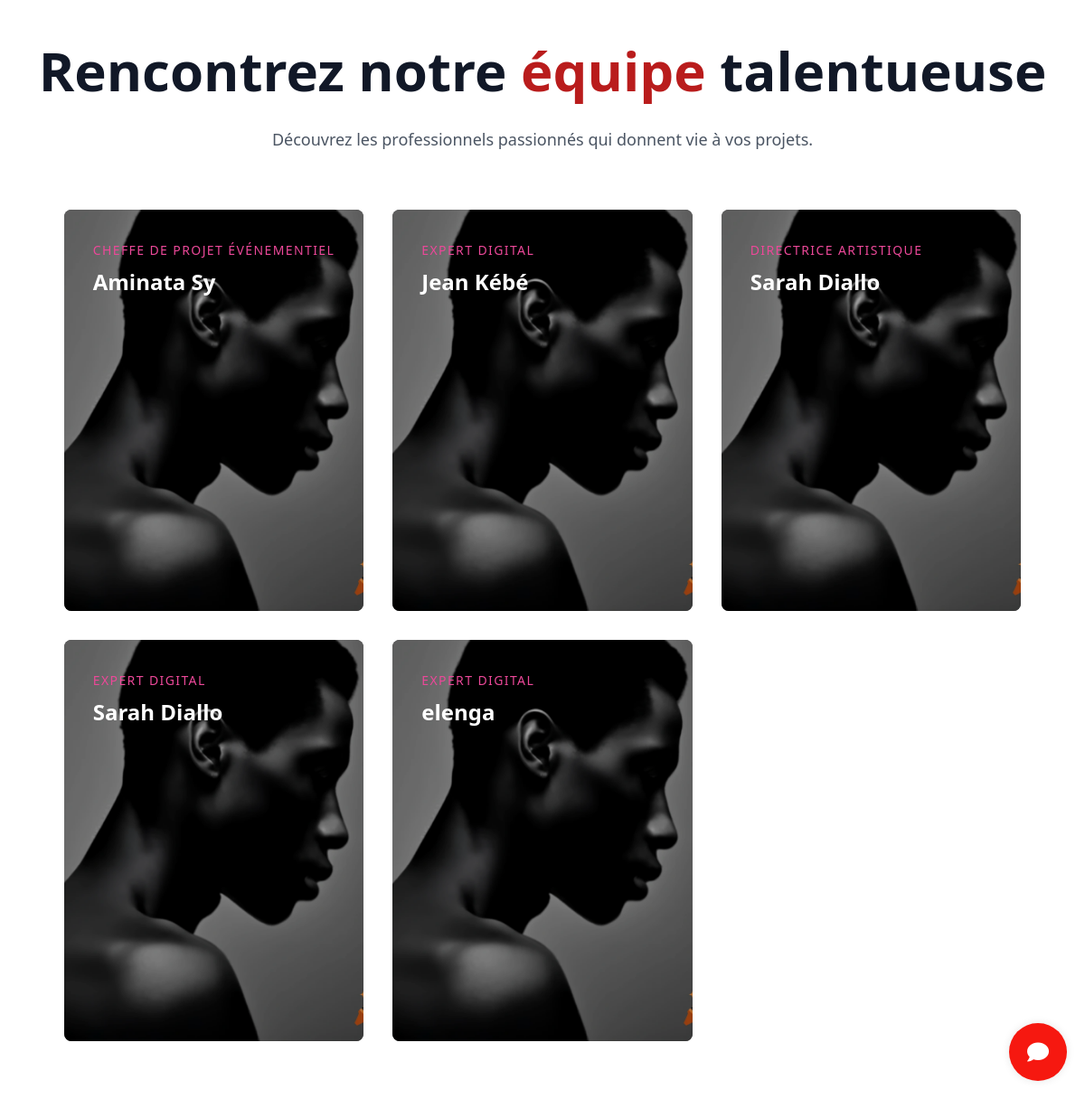
Page /equipe/ on the committed database.
### core/models.py (models this page shows, shortened)
class TeamMember(models.Model):
    nom = models.CharField(max_length=100)
    poste = models.CharField(max_length=100)
    photo = models.ImageField(upload_to='equipe/')
    bio = models.TextField()
    competences = models.CharField(max_length=255, blank=True)
    lien_linkedin = models.URLField(blank=True)
    lien_twitter = models.URLField(blank=True)

### core/views.py (the view)
# urls.py: path('equipe/', equipe_list_view, name='equipe'),
def equipe_list_view(request):
    team_members = TeamMember.objects.all().order_by('nom')
    return render(request, 'libis/equipe.html', {'team_members': team_members})

### core/templates/libis/equipe.html (shortened to what this page needs)
{% extends "base.html" %}
{% load static %}
{% block content %}
<div class="flex flex-col items-center justify-center py-12">
    <h1 class="mb-8 text-4xl font-extrabold text-center text-gray-900 sm:text-5xl lg:text-6xl">
        Rencontrez notre <span class="text-red-700">équipe</span> talentueuse
    </h1>
    <p class="max-w-2xl px-4 mb-12 text-lg text-center text-gray-600">
        Découvrez les professionnels passionnés qui donnent vie à vos projets.
    </p>
    <div class="grid grid-cols-1 gap-8 p-4 sm:grid-cols-2 lg:grid-cols-3">
        {% for member in team_members %}
        <div class="group relative block overflow-hidden rounded-lg bg-black transition-all duration-300 hover:shadow-xl">
            {% if member.photo %}
            <img
                src="{{ member.photo.url }}"
                alt="{{ member.nom }}"
                class="absolute inset-0 h-full w-full object-cover opacity-75 transition-opacity group-hover:opacity-50"
                loading="lazy"
            >
            {% else %}
            <div class="absolute inset-0 bg-gray-700 opacity-75"></div>
            {% endif %}
            <div class="relative p-6 sm:p-8">
                <span class="text-sm font-medium tracking-widest text-pink-500 uppercase">
                    {{ member.poste }}
                </span>
                <h3 class="mt-2 text-xl font-bold text-white sm:text-2xl">
                    {{ member.nom }}
                </h3>
                <div class="mt-32 transition-all duration-500 sm:mt-48 lg:mt-64">
                </div>
            </div>
        </div>
        {% empty %}
        <div class="col-span-full py-12 text-center">
            <p class="text-gray-500">Aucun membre d'équipe à afficher pour le moment.</p>
        </div>
        {% endfor %}
    </div>
</div>
{% endblock %}

### rows in the picture
TeamMember: photo (picture), poste "CHEFFE DE PROJET ÉVÉNEMENTIEL", nom "Aminata Sy"
TeamMember: photo (picture), poste "EXPERT DIGITAL", nom "Jean Kébé"
TeamMember: photo (picture), poste "DIRECTRICE ARTISTIQUE", nom "Sarah Diallo"
TeamMember: photo (picture), poste "EXPERT DIGITAL", nom "Sarah Diallo"
TeamMember: photo (picture), poste "EXPERT DIGITAL", nom "elenga"
